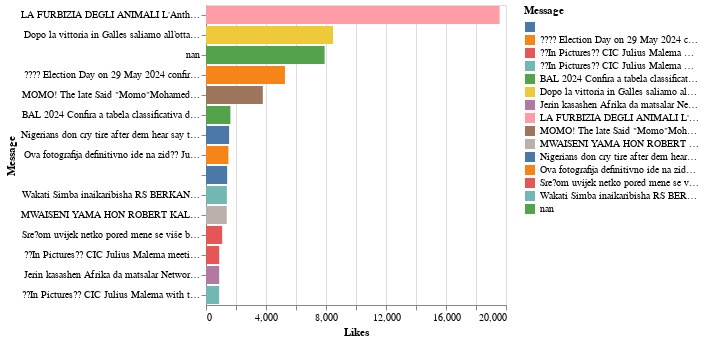

Notebook code for this chart:
### Code cell
#Most Liked Message
data_Ls=data.pivot_table(values=['Likes'], index='Message', aggfunc=np.sum).reset_index().sort_values('Likes', ascending=False).head(15)
alt.Chart(data_Ls).mark_bar().encode(x='Likes', y=alt.Y('Message:N', sort='-x'), color='Message', tooltip=['Message']).interactive()

### Figure 1 — Vega-Lite specification as saved in the notebook (floating-point values rounded to 4 significant figures)
{"config": {"view": {"continuousWidth": 300, "continuousHeight": 300}}, "data": {"name": "data-9a1108cb74b86bf4a9384035cc82b5a6"}, "mark": {"type": "bar"}, "encoding": {"color": {"field": "Message", "type": "nominal"}, "tooltip": [{"field": "Message", "type": "nominal"}], "x": {"field": "Likes", "type": "quantitative"}, "y": {"field": "Message", "sort": "-x", "type": "nominal"}}, "params": [{"name": "param_8", "select": {"type": "interval", "encodings": ["x", "y"]}, "bind": "scales"}], "$schema": "https://vega.github.io/schema/vega-lite/v5.8.0.json", "datasets": {"data-9a1108cb74b86bf4a9384035cc82b5a6": [{"Message": "LA FURBIZIA DEGLI ANIMALI L'Anthoscopus è uccello che ha sviluppato una tecnica difensiva della prole unica nel suo genere. Per fare ciò ha creato un nido con un ingresso segreto e nascosto. Il falso ingresso è ben visibile, facilmente individuabile dal predatore. Sopra di esso si nasconde però l’ingresso al nido vero e proprio, attraverso un piccolo foro. Questo uccello abita l'Africa sub-sahariana e, a differenza di molti di questi uccelli eurasiatici, non migra e rimane tutto l'anno vicino ai luoghi di riproduzione. Monogamo, produce due cucciolate per stagione riproduttiva. Entrambi i sessi costruiscono il nido, la stagione della deposizione avviene quasi tutto l'anno, con un picco durante l'estate. Depone da 4 a 7 uova, che vengono incubate da entrambi i sessi per circa 13-15 giorni. I pulcini lasciano il nido dopo 16-22 giorni, diventando indipendenti solo al termine della stagione riproduttiva. Seguidifferent. se sei appassionato di scienza e divulgazione. Fonte: “A False Entrance To The Cape Penduline Tit’s Nest”, Gondwana Collection Namibia; “Anthoscopus minutus (Cape penduline-tit)”, Museum of South Africa Credit foto: IGUi WORLDWIDE Credit video: Coerie Ferreira, YouTube Credit audio: Geoff Harvey, Pixabay", "Likes": 19576}, {"Message": "Dopo la vittoria in Galles saliamo all’ottavo posto del Ranking di World Rugby. È un buon momento ma c’è tanto ancora da fare per costruire delle solide basi del nostro movimento. Buon lavoro a tutto il sistema rugby italiano, questo traguardo è di tutti ???????? #worldrugby #WorldRugbyRanking #italiarugby #rugbypassioneitaliana", "Likes": 8468}, {"Message": "nan", "Likes": 7909}, {"Message": "???? Election Day on 29 May 2024 confirmed: Bring It On! The DA is committed to bringing an end to 30 years of ANC failure, corruption, and state capture. The upcoming election is an opportunity for the people of South Africa to choose a path of progress and unite to #RescueSA.", "Likes": 5264}, {"Message": "MOMO! The late Said \"Momo\"Mohamed of the popular song \"Oule\" originated from the Comoros Island.He has been living in Botswana for many years till his death.He came from a strict Islamic family that had reservations about his musical career. His illustrious career started in France where he rubbed shoulders with musos like Manu Dibango up to South Africa where he worked with a band called Shine.He recorded his album in Nosey Road Studios called In African Renaissance.In Botswana he has worked with Da Vet Crew Dolly Setiloane,Harry Mayaga just to mention a few. Momo will still remain in the hearts of Batswana forever.Momo o mogaka rra! ................................................................................. PLEASE FOLLOW THIS PAGE: ", "Likes": 3787}, {"Message": "BAL 2024 Confira a tabela classificativa da Conferência Kalahari à saída da 4.ª jornada:", "Likes": 1627}, {"Message": "Nigerians don cry tire after dem hear say their defender wey im name na Zaidu Sanusi don carry beta injUry wey fit make am no play ball again this season.?? Zaidu Sanusi bin carry serious InjUry when Porto dey play against Estrela da Amadora on Saturday and hin club don confirm say Sanusi rupture hin left knee’s anterior cruciate ligament (ACL InjUry). On a norms, e dey take five-nine months to recover from ACL injUry which means Zaidu Sanusi fit no play ball again this season and Porto get Champions league match with Arsenal on Wednesday and Nigeria still get Worldcup qualifiers with South Africa in June 2024.?? Abeg make una wish am quick recovery", "Likes": 1541}, {"Message": "Ova fotografija definitivno ide na zid?? Južna Afrika je bila prava avantura. Kada smo dolazili, nisam bila sigurna što mogu o?ekivati, ali odlazim sa preporukama za one koji idu samo u turizam, kao i za one koji traže nove lokacije za plivanje. Priroda, ljudi, povijest sve je ono što ovu zemlju ?ini posebnom. Još jednom sam imala priliku zaplivati gdje rijetki dobiju šansu i usude se. Svaki put mislim da nema na?ina da se iznova oduševim s lokacijama na kojima plivam, ali ovoga puta sam bila debelo u krivu. I zato ?u re?i samo do vi?enja, ne i zbogom ???? ????South Africa was a real adventure. When we were arriving, I wasn't sure what to expect, but I leave with only recommendations for those who look only for tourism, as well as for those who are looking for new swimming locations. Nature, people, history are all what make this country special. Once again, I had the opportunity to swim where few get the chance, and dare. Every time I think that there is no way to get excited about the locations I swim in again, but this time I was very wrong. And that's why I'll only say see you later and not goodbye ???? #acimarinas #ACI #raiffeisenbank #RBA #speedohrvatska #whiteshark #civilengineeringconsultancy #zracnalukasvetijeronim #antimetilhrvatska #putnamu?nina #perskindolhrvatska #aktivanživot #croatiafulloflife BigBayEvents", "Likes": 1495}, {"Message": "", "Likes": 1412}, {"Message": "Wakati Simba inaikaribisha RS BERKANE hapa Tanzania Rais ya Yanga aliwakaribisha na kuongea kwa Video Call na wachezaji wa Berkane wazi wazi kabisa. Wakati Simba inaikaribisha AL ALHY hapa Tanzania CEO wa Yanga Senzo alienda Hotelini kwa Al Alhy Serena na kuongea nao na kuwapa muongozo kibao ndugu yake Pitso Mosimane. Wakati Simba inaikaribisha KAIZER CHIEF hapa Tanzania Rais wa Yanga Alivaa Jezi ya Kaizer Chief na kupost waziwazi kuonyesha uzalendo wake ulipo. Sasahivi YANGA ndio wanaona ni makosa kwa Amrouche kuwepo Hotelini kwa Wa ALGERIA wenzake wakati wanafanya wao Chawa na Media zilisema hakuna shida ni vitu Binafsi vya Watu Tusiingilie IWEJE NOW SASA WANAONA NI KOSA? Kocha Amrouche aliwasaidia sana Yanga katika mechi za South Africa na Algeria na alijitoa mpaka kwenda na hii ilisababishwa kwa Karibu na Kocha Nabi maana alikuwa mwanafunzi wa Amrouche katika kozi ya Juu ya Ukocha Belgium na ni Mu Algeria mwenzake. Sasa Amrouche aende Yanga kuwasaidia kama nani wakati hata alipowasaidia wakati ule hawakumpa Shukrani yake waliingia mitini, Wanaona yupo na wa nyumbani kwao wanaanza kupiga kelele hizi ni Propaganda Nyepesi sana. Hivi Mlitoaje Shukrani alipowatendea uungwana kipindi cha nyuma? ??Didier Gomez Da Rosa alipokutana na vijana wake wa zamani Haiusiani na upuuzi wa utopolo", "Likes": 1392}, {"Message": "MWAISENI YAMA HON ROBERT KALIMI & WE THANK GOD FOR HIS HEALING MERCIES ???? By Miles Bwalya Sampa, MP February 28th, 2024 Welcome back home Hon Robert Kalimi and we thank God for his healing mercies so many months since the unfortunate Road accident. The people of Malole constituency in Kasama district can now have back into Parliament their voice through you to represent their challenges. Many thanks to all that played vital roles in the process of ensuring our beloved Hon Kalimi's life is preserved to current good recovery. Some of these are; 1) The Republican President HH who only through his approval directly or indirectly, any Zambian gets evacuated for medical treatment on government coffers. 2) The Speaker of National Assembly Her Honour Nellie Mutti who has been supportive 100% and kept a close eye towards the Hon's recovery. At one point or another, She authorized and personally led a Parliament entourage to visit the Hon at the hospital in SA. 3) The Mansa Central MP Hon Dr Chitalu Chilufya who provided the vital medical link and know how from the accident day to evacuation and later between Zambia and the South African Doctors that handled his hospital files. 4) Leader of Oppostion Hon Robert Chabinga that visited him in hospital often and also coordinated Parliament and Executive the support needed. Over Christmas period he led his family to visit Hon Kalimi and family at his hospital bed. They spent entire day together and enjoyed the Christmas meals together. I gather the two families had a good time on that day. 5) Hon Kalimi's wife that was by his bedside all these months both in Zambia (Levy & UTH) and in SA (Milpark Hospital). 6) Hon Kalimi&s elder sister that has been at her brother's bedside both in Zambia and South Africa for over 6 months or so. I visited Hon Kalimi last while in the hospital in South Africa and knew he would be back home soon because he was passing same jokes on me (he calls nephew) as used to before the unfortunate incident. Lesa wamaka and welcome back Yama. MBS28.02.2024", "Likes": 1384}, {"Message": "Sre?om uvijek netko pored mene se više brine od mene same, tako je bilo i ju?er ??. Kako smo dan prije saznali da je uslijed snažnog i nepovoljnog vjetra došlo do naglog pada temperature mora na 11.5°C, što je vrlo ?esto za Atlantik, zavladala je panika u mom timu (?itaj mama). Rekla sam \"nemamo više vremena, idemo, pa kako bude\". Po nas je stigla Michelle, izvrsna, iskusna i vrlo spretna kapetanica. Mi se nismo ni okrenuli, ona je ve? porinula gumenjak u more. More se ?inilo idealno, mirno i tiho, samo mi je davalo naznaku da ima kurenta. Brzo smo stigli do mjesta za start, Robben Island. Michelle nas obaviještava da je more 15°C! Ja sritna, a mama prisritna, ali svi znamo da ?e pasti puno niže. Kre?em u preplivavanje potpuno neoptere?ena i sretna što sam dobila priliku zaplivati FREEDOM SWIM ??. Sa Robbena me ispra?a mnoštvo vranaca, što mi daje dodatno samopouzdanje. More je i dalje mirno. Uigrano smo odradili prvo hranjenje. I onda osjetim veliku hladno?u, temperatura mora pada na 12.5°C, \"dobro je Dina, izdrži\" i nastavim dalje. ALI, vrlo brzo more opet sko?i na 15 i sad ve? znate tko je sretniji od mene ??. Nema veze što ja imam ?epi?e i zna da je ne ?ujem, ali ona se veseli, ska?e, daje mi podršku, iako smo tek na pola puta. Michelle je iznena?ena današnjom temperaturom mora, koja je gotovo cijelim putem bila oko 15°C. Približavamo se cilju i dobivam uputu da poja?am zbog kurenta. Odli?no se osje?am, na trenutke mi je ?ak i vru?e ??. Ulazak u cilj, nezaboravno. Plivam sama nošena surferskim valovima do prekrasne pješ?ane plaže Blouberg. Potpoljena sam više puta i izlazak nije bio jednostavan, ali je bio jedinstven kao i svaki u Južnoj Africi. Dobijam podršku lokalnih surfera. Izlazim dižem ruke u zrak i štoperica staje na 2:11:57. ????Fortunately, there is always someone next to me who worries more than I do myself, that was the case yesterday too ??. As we learned the day before that due to a strong and unfavorable wind there was a sudden drop in the sea temperature to 11.5°C, which is very common for the Atlantic, panic reigned in my team (read mom). I said \"we don't have any more time, let's go, whatever happens \". Michelle, an excellent, experienced and very skilled captain, came to pick us up. We didn't even turn around, she had already launched the boat into the sea. The sea seemed ideal, calm and quiet, it only gave me an indication that there was a current. We quickly reached the starting point, Robben Island. Michelle informs us that the sea is 15°C! I'm happy, and mom is happy, but we all know it will fall much lower. I start the swim completely unburdened and happy that I got the chance to swim FREEDOM SWIM ??. A lot of cormorants see me off from Robben, which gives me extra confidence. The sea is still calm. We did the first feeding. And then I feel very cold, the sea temperature drops to 12.5°C, \"it's fine Dina, hold on\" and I continue on. BUT, very soon the sea jumps to 15 again and now you already know who is happier than me ??. It doesn't matter that I have earplugs and she knows I can't hear her, but she's happy, jumping, supporting me, even though we're only halfway there. Michelle is surprised by today's sea temperature, which was around 15°C almost the entire way. We are getting close to the finish line and I am instructed to increase the speed because of the current. I feel great, sometimes I even feel hot ??. Entering the finish line, unforgettable. I swim alone carried by the surf waves to the beautiful sandy beach of Blouberg. I have been pushed by waves more than once and the exit was not easy, but it was as unique as any in South Africa. I get support from local surfers. I go out, raise my hands in the air and the stopwatch stops at 2:11:57. #acimarinas #ACI #raiffeisenbank #RBA #speedohrvatska #whiteshark #civilengineeringconsultancy #zracnalukasvetijeronim #antimetilhrvatska #putnamu?nina #perskindolhrvatska #aktivanživot #croatiafulloflife", "Likes": 1077}, {"Message": "??In Pictures?? CIC Julius Malema meeting with international investors at Rand Merchant Bank to reflect on the EFF Manifesto and the role of the private sector once the EFF assumes government in South Africa The CIC tells the investors In the past the ANC has utilised its majority to protect corruption, such as when they blocked the impeachment process on Phala Phala Corruption by Cyril’s Ramaphosa, and even blocked an investigation into corruption at ESKOM in Parliament To defeat corruption, we must defeat the ANC. The EFF Is Preparing To Govern!", "Likes": 879}, {"Message": "Jerin kasashen Afrika da matsalar Network ya shafa.", "Likes": 878}, {"Message": "??In Pictures?? CIC Julius Malema with the Secretary General Dlamini Marshall at the state of the art EFF National Operation Centre for the 2024 Elections It is from this nerve centre, that all submissions from the EFF door to door campaign in every ward of South Africa will be verified, and all results across the country will be verified on voting day! The EFF will be calling you soon! The battle lines have been drawn! Vote EFF ON THE 29th OF MAY 2023 #VoteEFF", "Likes": 877}]}}
